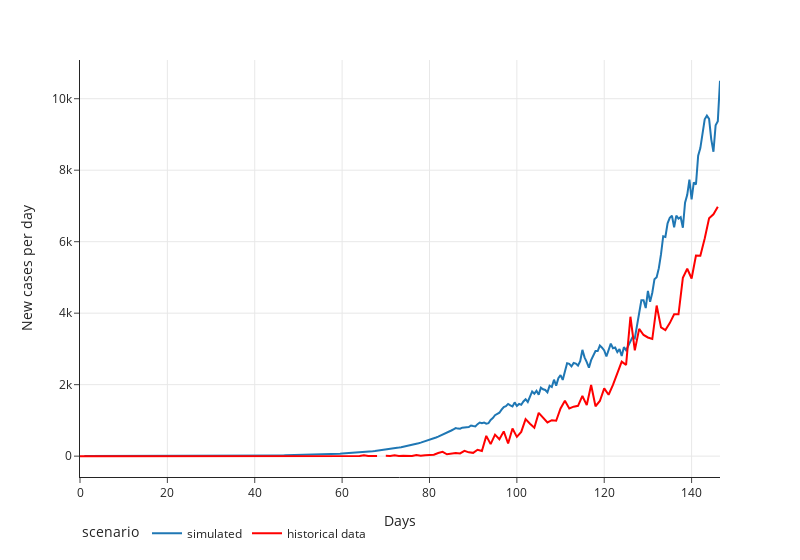

Notebook code cell kept with this figure:
### Markdown cell above
## New cases per day
Comparison of historical and simulated new cases per day over the first 146 days of the pandemic

### Code cell
sim.reference_plot(sim.get_run_data(),reference,'infection_rate','new_cases','Days','New cases per day','','Reference plot')

### Figure 1 — Plotly figure (JSON) as saved in the notebook; plotly's stock layout.template omitted (floating-point values rounded to 4 significant figures; data arrays with more than 128 entries replaced by an {"elided": "..."} marker saying what was removed)
{"data": [{"hovertemplate": "scenario=simulated<br>time=%{x}<br>infection_rate=%{y}<extra></extra>", "legendgroup": "simulated", "line": {"color": "#1F77B4", "dash": "solid"}, "mode": "lines", "name": "simulated", "orientation": "v", "showlegend": true, "type": "scatter", "x": {"elided": "292 float values"}, "xaxis": "x", "y": {"elided": "292 float values"}, "yaxis": "y"}, {"line": {"color": "red"}, "mode": "lines", "name": "historical data", "showlegend": true, "type": "scatter", "x": {"elided": "147 int values"}, "y": {"elided": "147 int values"}}], "layout": {"legend": {"orientation": "h", "title": {"text": "scenario"}, "tracegroupgap": 0}, "margin": {"t": 60}, "width": 800, "xaxis": {"anchor": "y", "domain": [0, 1], "title": {"text": "Days"}}, "yaxis": {"anchor": "x", "domain": [0, 1], "title": {"text": "New cases per day"}}}}
